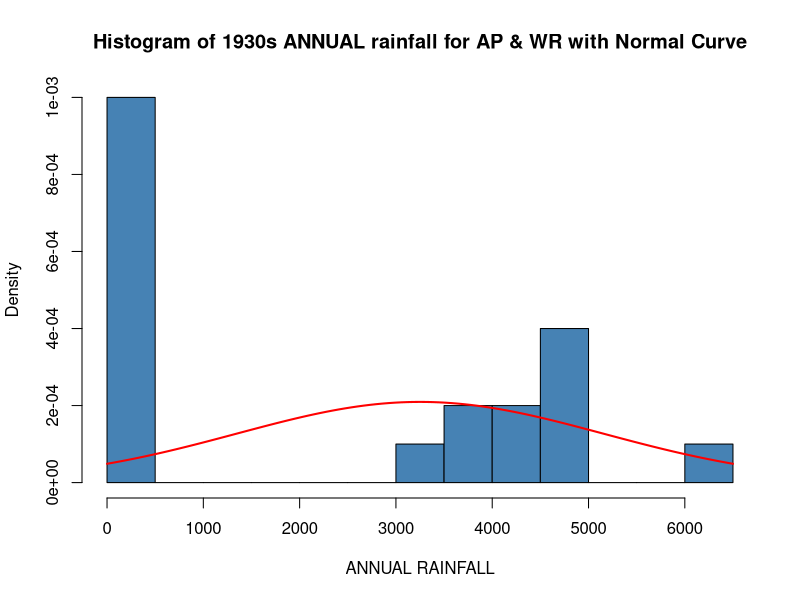
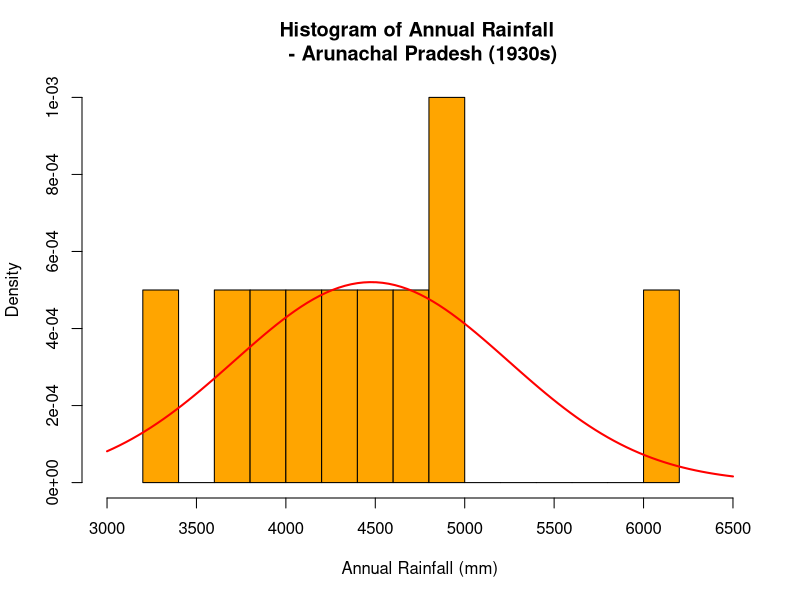
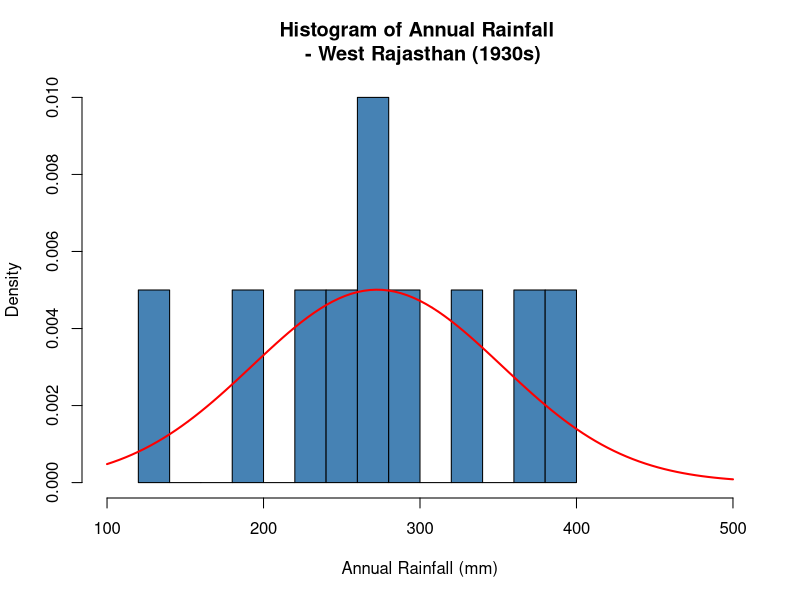

Generate these figures, in order, with R:
#Install and load library readr & tidyverse
library(readr)
library(tidyverse)

# Import the Dataset
rainfall_india <- read_csv("rainfall_india.csv")
View(rainfall_india)

print(colnames(rainfall_india))

# printing first 5 rows
print(head(rainfall_india, 5))

#Creating Decades using the years
rainfall_india$Decade <- (rainfall_india$YEAR %/% 10) * 10

#Removes NA values from dataset
rainfall_india <- na.omit(rainfall_india)

#Rename column from SUBDIVISION to REGION
colnames (rainfall_india)[1] <- "REGION"

#Calculate mean annual rainfall per region per decade
mean_annual_rainfall_per_region_per_decade <- rainfall_india %>% group_by(REGION, Decade) %>% summarize( MeanAnnualRainfall = mean(ANNUAL, na.rm = TRUE), .groups = "drop" )

#Sort table in descending order of mean annual rainfall
sorted_meanAnnualRainfall_table <- mean_annual_rainfall_per_region_per_decade %>%
  arrange(desc(MeanAnnualRainfall))

#View sorted table (to see decades in descending order of mean annual rainfall)
View(sorted_meanAnnualRainfall_table)

#Create a 1930s table (decade with the second highest mean annual rainfall)
decade_1930_table <- mean_annual_rainfall_per_region_per_decade %>%  filter(Decade == 1930)

view(decade_1930_table) 

#Obtain the max and min annual rainfall regions for the 1910 decade
#decade_1910_table$REGION[which.max(decade_1910_table$MeanAnnualRainfall)]

#decade_1910_table$REGION[which.min(decade_1910_table$MeanAnnualRainfall)]

#Filter rainfall dataset to return data for the 2 regions (Arunachal Pradesh & West Rajasthan) in 1930s
two_regions <- rainfall_india %>%
  filter(REGION %in% c("ARUNACHAL PRADESH", "WEST RAJASTHAN"), YEAR >= 1930,
         YEAR <= 1939)

#Extract the annual values for each group (For statistical testing)
arunachal_pradesh <- two_regions %>% 
  filter(REGION == "ARUNACHAL PRADESH") %>% 
  pull(ANNUAL)

west_rajasthan <- two_regions %>% 
  filter(REGION == "WEST RAJASTHAN") %>% 
  pull(ANNUAL)

#Perform basic statistical analysis for both regions
summary(arunachal_pradesh)
summary(west_rajasthan)

#Plot histogram of both regions (to determine type of test)
x <- two_regions$ANNUAL
hist(x,
     breaks = 10,
     xlab = "ANNUAL RAINFALL",
     ylab = "Density",
     main = "Histogram of 1930s ANNUAL rainfall for AP & WR with Normal Curve",
     col = "steelblue",
     freq = FALSE) 

#Add normal curve overlay to histogram
curve(dnorm(x, mean = mean(x, na.rm = TRUE), sd = sd(x, na.rm = TRUE)),
      add = TRUE,
      col = "red",
      lwd = 2)
# Histogram for Arunachal Pradesh only (1930s)
ap <- arunachal_pradesh   # just to make the code shorter

hist(ap,
     breaks = 10,
     main = "Histogram of Annual Rainfall \n - Arunachal Pradesh (1930s)",
     xlab = "Annual Rainfall (mm)",
     ylab = "Density",
     col = "orange",
     freq = FALSE,
     xlim = c(3000, 6500)
     )

# Add a normal distribution curve for AP only
curve(dnorm(x, mean = mean(ap, na.rm = TRUE), sd = sd(ap, na.rm = TRUE)),
      add = TRUE,
      col = "red",
      lwd = 2)


hist(west_rajasthan, 
     main = "Histogram of Annual Rainfall \n - West Rajasthan (1930s)",
     breaks = 10, 
     freq = FALSE, 
     col = "steelblue",
     xlab = "Annual Rainfall (mm)",
     ylab = "Density",
     xlim = c(100, 500)
     )

# Add a normal distribution curve for WR only
curve(
  dnorm(x,
        mean = mean(west_rajasthan, na.rm = TRUE),
        sd   = sd(west_rajasthan, na.rm = TRUE)),
  add = TRUE,
  col = "red",
  lwd = 2
)


#Run independent t-test
t.test(arunachal_pradesh, west_rajasthan, paired = FALSE)
